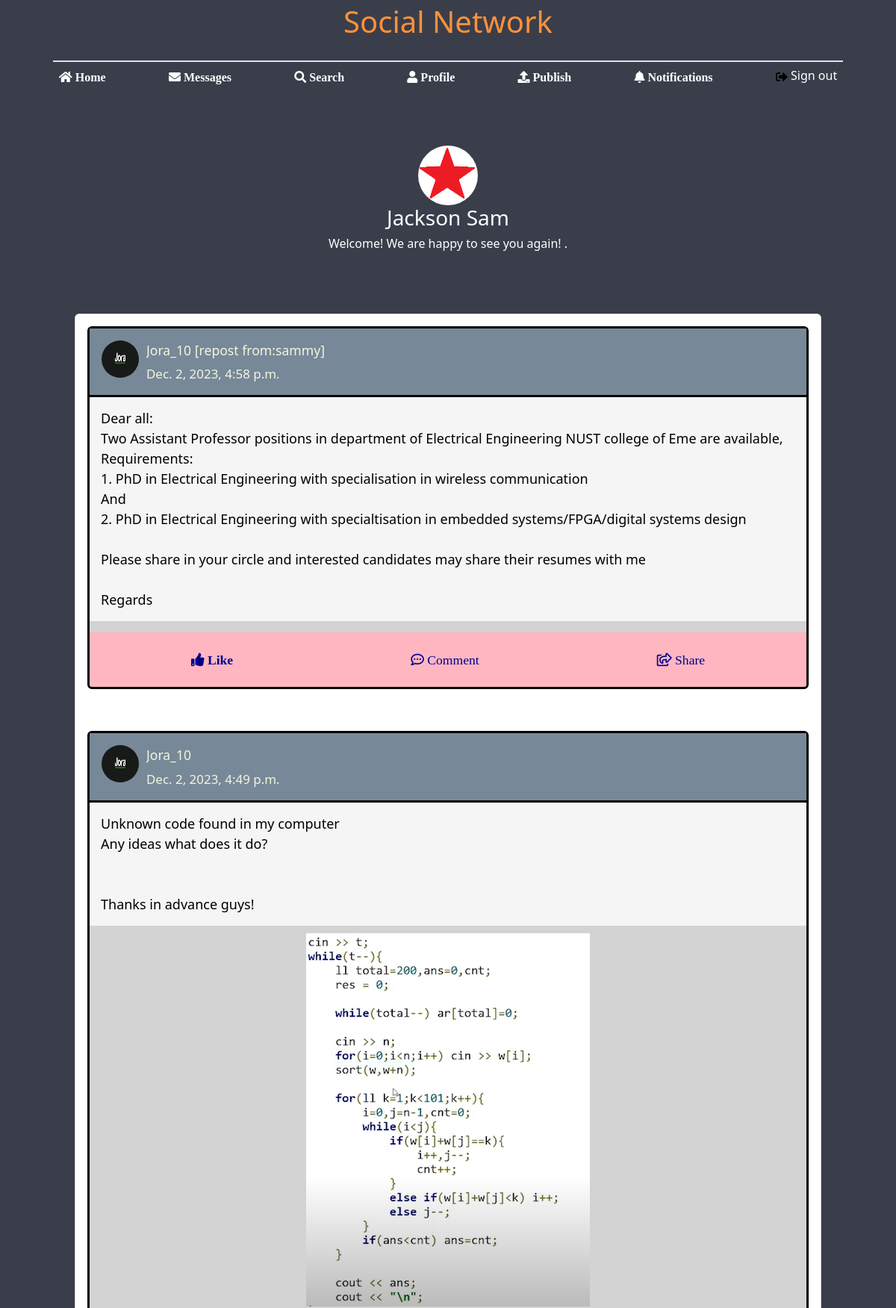
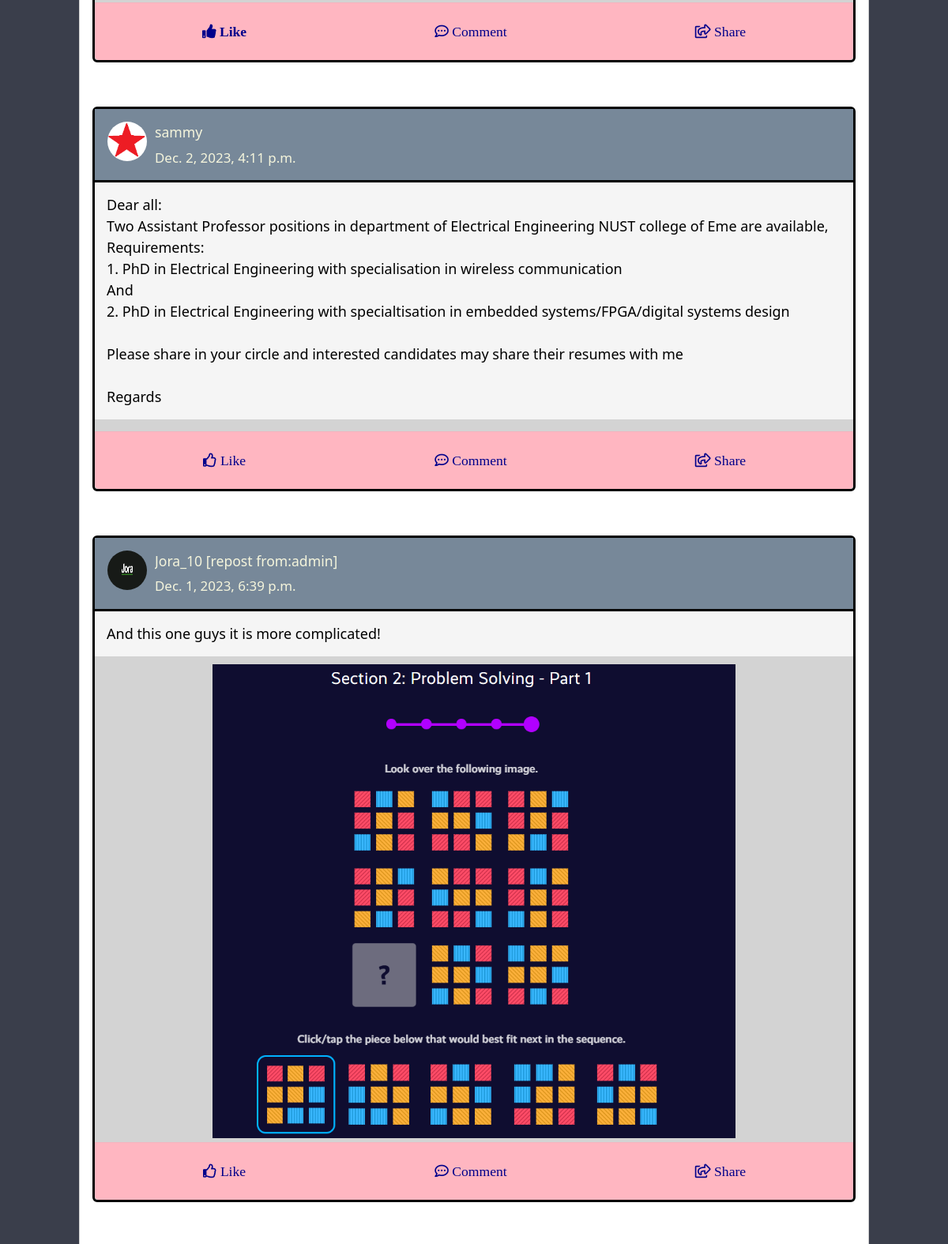
Page / (signed in, upper part) on the committed database (2 pictures, top to bottom).
### base/models.py (models this page shows)
class ProfileInfo(models.Model):
    degree = models.CharField(max_length=100, null=True, blank=True, default='')
    workplace = models.CharField(max_length=100, null=True, blank=True, default='')
    age = models.IntegerField(null=True, blank=True)
    address = models.CharField(max_length=100, null=True, blank=True, default='')
    user = models.OneToOneField(User, on_delete=models.CASCADE)
    profile_image = models.FileField(upload_to='profile_images/', null=True, blank=True, default='/profile_images/default.png')

class Media(models.Model):
    owner = models.ForeignKey(User, on_delete=models.CASCADE, related_name='owner')
    reposter = models.ForeignKey(User, on_delete=models.CASCADE, related_name='reposter')
    media = models.FileField(upload_to='publications',null=True, blank=True)
    description = models.TextField()
    upload_date = models.DateTimeField()

### base/views.py (the view, shortened to what this page needs)
# urls.py: path('', views.index, name='index'),
def index(request):
    if request.user.is_authenticated:
        current_user = request.user
        medias = None
        if (Media.objects.exists()):
            medias = Media.objects.all().order_by("-upload_date")[:20]
        return render(request, 'index.html',
            {'user': current_user,
            'medias': collector(request, medias), 'friend_names': get_friend_names(request.user),
            'has_unread_message': has_unread_message(current_user), 'has_unreplied_request': has_unreplied_request(current_user)})
    else:
        return redirect('login')

### templates/index.html (shortened to what this page needs)
{% load static %}
<!DOCTYPE html>
<html lang="en">
<head>
    <link rel="stylesheet" href="{% static 'index.css' %}">
    <link rel="stylesheet" href="{% static 'requests.css' %}">
    <link rel="stylesheet" href="https://cdnjs.cloudflare.com/ajax/libs/font-awesome/5.15.3/css/all.min.css" />
    <link rel="stylesheet" href="https://cdn.jsdelivr.net/npm/bootstrap@5.3.0-alpha1/dist/css/bootstrap.min.css">
</head>
<body class="d-flex flex-column min-vh-100" style="background: #3A3E4B;">
    <h1 class="d-none d-lg-block"
    style="text-align: center; color: #FF9138; margin-top: 5px; margin-bottom: -30px">Social Network</h1>
    <header>
        <nav>
            <div class="navbar navbar-expand-lg pt-4">
                <div class="container-fluid">
                    <div class="collapse navbar-collapse justify-content-center" id="navbarSupportedContent">
                        <ul id="nav-length" class="navbar-nav justify-content-between border-top border-2 text-center">
                            <li class="nav-item">
                                <a href="" id="home" class="nav-link border-hover py-3 text-white"><i class="fa fa-home" aria-hidden="true"> Home</i></a>
                            </li>
                            <li class="nav-item">
                                {% if has_unread_message == False %}
                                    <a href="chatting" id="message" class="nav-link border-hover py-3 text-white"><i class="fa fa-envelope" aria-hidden="true"
                                    id="message_icon"> Messages</i></a>
                                {% else %}
                                    <a href="chatting" id="message" class="nav-link border-hover py-3 text-white"><i class="fa fa-envelope" aria-hidden="true"
                                    id="message_icon"> Messages<span class="position-absolute top-0 start-95 translate-middle p-2 bg-danger border border-light rounded-circle"></span></i></a>
                                {% endif %}
                            </li>
                            <li class="nav-item">
                                <a href="people" id="search" class="nav-link border-hover py-3 text-white"><i class="fa fa-search" aria-hidden="true"> Search</i></a>
                            </li>
                            <li class="nav-item">
                                <a href="/profile/{{user}}" id="profile" class="nav-link border-hover py-3 text-white"><i class="fas fa-user"> Profile</i></a>
                            </li>
                            <li class="nav-item">
                                <a href="upload" id="publish" class="nav-link border-hover py-3 text-white"><i class="fa fa-upload" aria-hidden="true"> Publish</i></a>
                            </li>
                            <li class="nav-item">
                                {% if has_unreplied_request == False %}
                                    <a href="requests" id="requests" class="nav-link border-hover py-3 text-white active"><i id="request_icon" class="fa fa-bell" aria-hidden="true"> Notifications</i></a>
                                {% else %}
                                    <a href="requests" id="requests" class="nav-link border-hover py-3 text-white active"><i id="request_icon" class="fa fa-bell" aria-hidden="true"> Notifications<span class="position-absolute top-0 start-95 translate-middle p-2 bg-danger border border-light rounded-circle"></span></i></a>
                                {% endif %}
                            </li>
                            <li class="nav-item">
                                <a href="/logout" id="sign-out" class="nav-link border-hover py-3 text-white">
                                    Sign out</a>
                            </li>
                        </ul>
                    </div>
                </div>
            </div>
        </nav>
    </header>
    <div class="container">
        <section ui-view="" autoscroll="false" ng-class="app.viewAnimation" class="ng-scope container ng-fadeInLeftShort"
            style="">
            <div ui-view="" class="ng-fadeInLeftShort ng-scope">
                <div class="container-overlap ng-scope"
                style="border-radius: 25px;margin-bottom: 50px; text-align: center;">
                    <div class="media m0 pv">
                        <div class="media-center">
                            <a href="#">
                                {% if user.profileinfo.profile_image == "https://cdn.pixabay.com/photo/2015/10/05/22/37/blank-profile-picture-973460_960_720.png"%}
                                    <img src="{{user.profileinfo.profile_image}}" width="80" height="80" alt="User"
                                    class="rounded-circle">
                                {% else %}
                                    <img src="{{user.profileinfo.profile_image.url}}" width="80" height="80" alt="User"
                                    class="rounded-circle">
                                {% endif %}
                            </a>
                        </div>
                        <div class="media-body media-middle text-white">
                            <h3 class="media-heading">{{user.last_name}} {{user.first_name}}</h3>
                            <span>Welcome! We are happy to see you again! .
                            </span>
                        </div>
                    </div>
                </div>
                <div class="container-lg ng-scope">
                    <div class="row">
                        <div class="col-md-12">
                            <div class="card" style="margin: auto;">
                                {% for media, like, comments, share, date in medias %}
                                <div class="card-body">
                                    <div class="card" style="border: 3px solid black; background-color: #D3D3D3;"  id="{{media.owner}}*{{media.reposter}}*{{date}}">
                                        <div class="card-heading" style="border-bottom: 3px solid black; background-color: lightslategrey;">
                                            <div class="media m0">
                                                <div class="media-left">
                                                    <a href="#">
                                                        <img src="{{media.reposter.profileinfo.profile_image.url}}"
                                                            width="50" height="50" alt="User" class="rounded-circle">
                                                    </a>
                                                </div>
                                                <div class="media-body media-middle pt-sm" style="color: beige; font-size: 1.1em;">
                                                    {% if media.owner.username != media.reposter.username %}
                                                    <p class="media-heading m0 text-bold">{{media.reposter.username}}
                                                        [repost from:{{media.owner.username}}]</p>
                                                    {% else %}
                                                    <p class="media-heading m0 text-bold">{{media.owner.username}}</p>
                                                    {% endif %}
                                                    <small class="text-muted"><span style="color: beige; font-size: 1.1em;">{{media.upload_date}}</span></small>
                                                </div>
                                            </div>
                                        </div>
                                        <div class="card-item-text" style=" background-color: whitesmoke; margin-bottom: 5px;">
                                            <p style="color: black; font-size: 18px; margin: 15px;">{{media.description|linebreaksbr|safe }}</p>
                                        </div>
                                        <div class="cont" style="margin-top: 5px;">
                                            {% if media.media != "" %}
                                                {% if media.media.url|slice:"-4:" == ".png" or media.media.url|slice:"-4:" == ".jpg" or media.media.url|slice:"-4:" == ".jpeg" %}
                                                    <img src="{{media.media.url}}" alt="MaterialImg" class="fw img-responsive"
                                                    onclick="full_view(this);">
                                                {% endif %}
                                            {% endif %}
                                        </div>
                                        <div>
                                        <div class="card-footer" style="background-color: lightpink; margin-top: 5px;">
                                            <div class="like p-2 cursor">
                                                <div class="row">
                                                    <div class="col center-block" style="text-align: center;">
                                                        <a href="" onclick="clicked(event)" name="like*{{media.owner}}*{{media.reposter}}*{{date}}"
                                                        style="font-size: 1.1em; color: darkblue;">
                                                            {% if like == 0 %}
                                                            <i class="far fa-thumbs-up me-2"> Like</i>
                                                            {% else %}
                                                            <i class="fas fa-thumbs-up me-2"> Like</i>
                                                            {% endif %}
                                                        </a>
                                                    </div>
                                                    <div class="col center-block" style="text-align: center;">
                                                        <a href="" onclick="comment(event)"  name="comment*{{media.owner}}*{{media.reposter}}*{{date}}"
                                                        style="font-size: 1.1em; color: darkblue;">
                                                            <i class="far fa-comment-dots me-2"> Comment</i>
                                                        </a>
                                                    </div>
                                                    <div class="col center-block" style="text-align: center;">
                                                        <a href="" onclick="share(event)" name="share*{{media.owner}}*{{media.reposter}}*{{date}}"
                                                        style="font-size: 1.1em; color: darkblue;">
                                                            {% if share == 0 %}
                                                            <i class="far fa-share-square"> Share</i>
                                                            {% else %}
                                                            <i class="fas fa-share-square"> Share</i>
                                                            {% endif %}
                                                        </a>
                                                    </div>
                                                </div>
                                            </div>
                                        </div>
                                        </div>
                                    </div>
                                </div>
                                {% endfor %}
                            </div>
                        </div>
                    </div>
                </div>
            </div>
        </section>
    </div>
</body>
</html>

### rows in the picture
Media: reposter.profileinfo.profile_image (picture), reposter.username "Jora_10", owner.username "sammy", upload_date "Dec. 2, 2023, 4:58 p.m.", description "Dear all: Two Assistant Professor positions in department of Electrical Engineering NUST college of Eme are available, Requirements: 1. PhD in Electrical Engineering with specialisation in wireless communication And 2. PhD in Electrical Engineering with specialtisation in embedded systems/FPGA/digital systems design Please share in your circle and interested candidates may share their resumes with me Regards", shows "Like", shows "Share"
Media: reposter.profileinfo.profile_image (picture), owner.username "Jora_10", upload_date "Dec. 2, 2023, 4:49 p.m.", description "Unknown code found in my computer Any ideas what does it do? Thanks in advance guys!", media (picture), shows "Like", shows "Share"
Media: reposter.profileinfo.profile_image (picture), owner.username "sammy", upload_date "Dec. 2, 2023, 4:11 p.m.", description "Dear all: Two Assistant Professor positions in department of Electrical Engineering NUST college of Eme are available, Requirements: 1. PhD in Electrical Engineering with specialisation in wireless communication And 2. PhD in Electrical Engineering with specialtisation in embedded systems/FPGA/digital systems design Please share in your circle and interested candidates may share their resumes with me Regards", shows "Like", shows "Share"
Media: reposter.profileinfo.profile_image (picture), reposter.username "Jora_10", owner.username "admin", upload_date "Dec. 1, 2023, 6:39 p.m.", description "And this one guys it is more complicated!", media (picture), shows "Like", shows "Share"

### other values in the picture
{{ user.last_name }} "Jackson"
{{ user.first_name }} "Sam"
